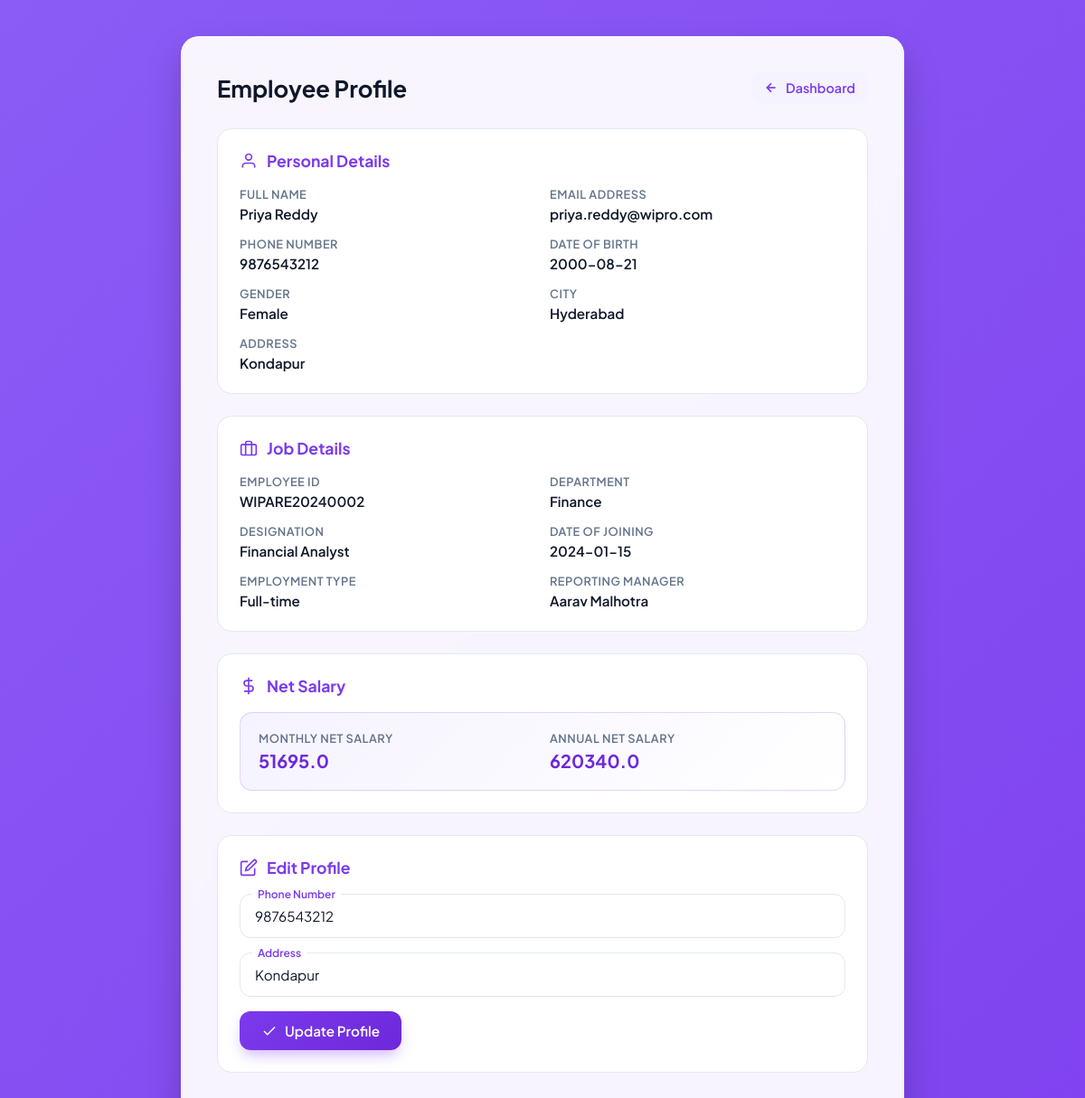
/profile/WIPARE20240002, run on the app's committed database.
### app.py (models this page shows)
class User(db.Model):
    id = db.Column(db.Integer, primary_key=True)
    company_name = db.Column(db.String(100), nullable=False)
    employee_id = db.Column(db.String(50), nullable=False, unique=True)
    name = db.Column(db.String(100), nullable=False)
    email = db.Column(db.String(120), nullable=False, unique=True)
    phone = db.Column(db.String(20), nullable=False)
    role = db.Column(db.String(20), nullable=False)  # employee / hr
    password = db.Column(db.String(255), nullable=False)

class EmployeeProfile(db.Model):
    id = db.Column(db.Integer, primary_key=True)
    user_id = db.Column(
        db.Integer,
        db.ForeignKey("user.id"),
        nullable=False,
        unique=True
    )
    date_of_birth = db.Column(db.Date)
    gender = db.Column(db.String(20))
    address = db.Column(db.String(255))
    city = db.Column(db.String(100))
    department = db.Column(db.String(100))
    designation = db.Column(db.String(100))
    date_of_joining = db.Column(db.Date)
    employment_type = db.Column(db.String(50))
    reporting_manager = db.Column(db.String(100))
    profile_picture = db.Column(db.String(255))

class Salary(db.Model):
    id = db.Column(db.Integer, primary_key=True)
    user_id = db.Column(
        db.Integer,
        db.ForeignKey("user.id"),
        nullable=False,
        unique=True
    )
    cost_to_company_annual = db.Column(db.Float)
    cost_to_company_monthly = db.Column(db.Float)
    basic_annual = db.Column(db.Float)
    basic_monthly = db.Column(db.Float)
    hra_annual = db.Column(db.Float)
    hra_monthly = db.Column(db.Float)
    medical_annual = db.Column(db.Float)
    medical_monthly = db.Column(db.Float)
    special_allowance_annual = db.Column(db.Float)
    special_allowance_monthly = db.Column(db.Float)
    telephone_annual = db.Column(db.Float)
    telephone_monthly = db.Column(db.Float)
    conveyance_annual = db.Column(db.Float)
    conveyance_monthly = db.Column(db.Float)
    ex_gratia_annual = db.Column(db.Float)
    ex_gratia_monthly = db.Column(db.Float)
    pf_employer_annual = db.Column(db.Float)
    pf_employer_monthly = db.Column(db.Float)
    total_annual = db.Column(db.Float)
    total_monthly = db.Column(db.Float)
    pf_employee_annual = db.Column(db.Float)
    pf_employee_monthly = db.Column(db.Float)
    esi_annual = db.Column(db.Float)
    esi_monthly = db.Column(db.Float)
    labor_welfare_annual = db.Column(db.Float)
    labor_welfare_monthly = db.Column(db.Float)
    net_salary_annual = db.Column(db.Float)
    net_salary_monthly = db.Column(db.Float)
    user = db.relationship("User", backref="salary")

### app.py (the view)
@app.route("/profile/<emp_id>")
def profile(emp_id):
    user=User.query.filter_by(employee_id=emp_id).first()
    user_id = user.id
    emp_profile=EmployeeProfile.query.filter_by(user_id=user_id).first()
    salary=Salary.query.filter_by(user_id=user_id).first()
    return render_template("profile.html",emp_profile=emp_profile,user=user,salary=salary)

### templates/profile.html (shortened to what this page needs)
<!DOCTYPE html>
<html lang="en">
<head>
</head>
<body>
    <div class="container">
        <div class="top-bar">
            <h1 class="page-title">Employee Profile</h1>
            <a href="/user/{{ user.employee_id }}" class="back-link">
                <svg viewBox="0 0 24 24" fill="none" stroke="currentColor">
                    <line x1="19" y1="12" x2="5" y2="12"></line>
                    <polyline points="12 19 5 12 12 5"></polyline>
                </svg>
                Dashboard
            </a>
        </div>
        <div class="section-card">
            <div class="section-title">
                <svg viewBox="0 0 24 24" fill="none" stroke="currentColor">
                    <path d="M20 21v-2a4 4 0 0 0-4-4H8a4 4 0 0 0-4 4v2"></path>
                    <circle cx="12" cy="7" r="4"></circle>
                </svg>
                Personal Details
            </div>
            <div class="info-grid">
                <div class="info-item">
                    <span class="info-label">Full Name</span>
                    <span class="info-value">{{ user.name }}</span>
                </div>
                <div class="info-item">
                    <span class="info-label">Email Address</span>
                    <span class="info-value">{{ user.email }}</span>
                </div>
                <div class="info-item">
                    <span class="info-label">Phone Number</span>
                    <span class="info-value">{{ user.phone }}</span>
                </div>
                <div class="info-item">
                    <span class="info-label">Date of Birth</span>
                    <span class="info-value">{{ emp_profile.date_of_birth }}</span>
                </div>
                <div class="info-item">
                    <span class="info-label">Gender</span>
                    <span class="info-value">{{ emp_profile.gender }}</span>
                </div>
                <div class="info-item">
                    <span class="info-label">City</span>
                    <span class="info-value">{{ emp_profile.city }}</span>
                </div>
                <div class="info-item full-width">
                    <span class="info-label">Address</span>
                    <span class="info-value">{{ emp_profile.address }}</span>
                </div>
            </div>
        </div>
        <div class="section-card">
            <div class="section-title">
                <svg viewBox="0 0 24 24" fill="none" stroke="currentColor">
                    <rect x="2" y="7" width="20" height="14" rx="2" ry="2"></rect>
                    <path d="M16 21V5a2 2 0 0 0-2-2h-4a2 2 0 0 0-2 2v16"></path>
                </svg>
                Job Details
            </div>
            <div class="info-grid">
                <div class="info-item">
                    <span class="info-label">Employee ID</span>
                    <span class="info-value">{{ user.employee_id }}</span>
                </div>
                <div class="info-item">
                    <span class="info-label">Department</span>
                    <span class="info-value">{{ emp_profile.department }}</span>
                </div>
                <div class="info-item">
                    <span class="info-label">Designation</span>
                    <span class="info-value">{{ emp_profile.designation }}</span>
                </div>
                <div class="info-item">
                    <span class="info-label">Date of Joining</span>
                    <span class="info-value">{{ emp_profile.date_of_joining }}</span>
                </div>
                <div class="info-item">
                    <span class="info-label">Employment Type</span>
                    <span class="info-value">{{ emp_profile.employment_type }}</span>
                </div>
                <div class="info-item">
                    <span class="info-label">Reporting Manager</span>
                    <span class="info-value">{{ emp_profile.reporting_manager }}</span>
                </div>
            </div>
        </div>
        <div class="section-card">
            <div class="section-title">
                <svg viewBox="0 0 24 24" fill="none" stroke="currentColor">
                    <line x1="12" y1="1" x2="12" y2="23"></line>
                    <path d="M17 5H9.5a3.5 3.5 0 0 0 0 7h5a3.5 3.5 0 0 1 0 7H6"></path>
                </svg>
                Net Salary
            </div>
            <div class="salary-box">
                <div class="info-item">
                    <span class="info-label">Monthly Net Salary</span>
                    <span class="salary-amount">{{ salary.net_salary_monthly }}</span>
                </div>
                <div class="info-item">
                    <span class="info-label">Annual Net Salary</span>
                    <span class="salary-amount">{{ salary.net_salary_annual }}</span>
                </div>
            </div>
        </div>
        <div class="section-card">
            <div class="section-title">
                <svg viewBox="0 0 24 24" fill="none" stroke="currentColor">
                    <path d="M11 4H4a2 2 0 0 0-2 2v14a2 2 0 0 0 2 2h14a2 2 0 0 0 2-2v-7"></path>
                    <path d="M18.5 2.5a2.121 2.121 0 0 1 3 3L12 15l-4 1 1-4 9.5-9.5z"></path>
                </svg>
                Edit Profile
            </div>
            <form method="POST" action="/profile/edit/{{ user.employee_id }}" enctype="multipart/form-data">
                <div class="form-grid">
                    <div class="form-group full-width">
                        <input type="text" id="phone" name="phone" class="input-control" value="{{ user.phone }}" required>
                        <label for="phone">Phone Number</label>
                    </div>
                    <div class="form-group full-width">
                        <input type="text" id="address" name="address" class="input-control" value="{{ emp_profile.address }}" required>
                        <label for="address">Address</label>
                    </div>
                </div>
                <button type="submit" class="btn-submit">
                    <svg viewBox="0 0 24 24" width="18" height="18" fill="none" stroke="currentColor" stroke-width="2">
                        <polyline points="20 6 9 17 4 12"></polyline>
                    </svg>
                    Update Profile
                </button>
            </form>
        </div>
    </div>
</body>
</html>

### templates/profile.html (style rules this page uses)
:root { --primary: #7c3aed; --primary-hover: #6d28d9; --primary-light: #f5f3ff; --accent: #c084fc; --bg-gradient: linear-gradient(-45deg, #4c1d95, #6d28d9, #7c3aed, #8b5cf6); --card-bg: rgba(255, 255, 255, 0.94); --text-dark: #0f172a; --text-muted: #64748b; --border: #e2e8f0; --border-active: #7c3aed; --radius: 20px; --transition: all 0.3s cubic-bezier(0.4, 0, 0.2, 1); }
* { box-sizing: border-box; margin: 0; padding: 0; font-family: 'Plus Jakarta Sans', sans-serif; }
body { background: var(--bg-gradient); background-size: 400% 400%; animation: gradientBG 15s ease infinite; color: var(--text-dark); display: flex; justify-content: center; align-items: center; min-height: 100vh; padding: 40px 15px; }
.container { background: var(--card-bg); backdrop-filter: blur(20px); -webkit-backdrop-filter: blur(20px); padding: 40px; border-radius: var(--radius); box-shadow: 0 20px 40px rgba(0, 0, 0, 0.2), 0 0 0 1px rgba(255, 255, 255, 0.4) inset; width: 100%; max-width: 800px; animation: slideUp 0.6s cubic-bezier(0.16, 1, 0.3, 1) forwards; }
.top-bar { display: flex; justify-content: space-between; align-items: center; margin-bottom: 28px; }
.back-link { display: inline-flex; align-items: center; gap: 8px; color: var(--primary); text-decoration: none; font-weight: 600; font-size: 0.9rem; padding: 8px 14px; border-radius: 10px; background: var(--primary-light); transition: var(--transition); }
.back-link svg { width: 16px; height: 16px; stroke-width: 2.5; }
.page-title { font-size: 1.6rem; font-weight: 700; color: var(--text-dark); }
.section-card { background: #ffffff; border: 1.5px solid var(--border); border-radius: 16px; padding: 24px; margin-bottom: 24px; transition: var(--transition); }
.section-title { font-size: 1.1rem; font-weight: 700; color: var(--primary); margin-bottom: 18px; display: flex; align-items: center; gap: 10px; }
.section-title svg { width: 20px; height: 20px; stroke-width: 2; }
.info-grid { display: grid; grid-template-columns: repeat(2, 1fr); gap: 16px; }
.info-item { display: flex; flex-direction: column; gap: 4px; }
.info-label { font-size: 0.8rem; font-weight: 600; color: var(--text-muted); text-transform: uppercase; letter-spacing: 0.5px; }
.info-value { font-size: 0.95rem; font-weight: 600; color: var(--text-dark); }
.salary-box { background: linear-gradient(135deg, var(--primary-light), #ffffff); border: 1.5px solid rgba(124, 58, 237, 0.2); display: grid; grid-template-columns: repeat(2, 1fr); gap: 16px; padding: 20px; border-radius: 14px; }
.salary-amount { font-size: 1.25rem; font-weight: 700; color: var(--primary-hover); }
.form-grid { display: grid; grid-template-columns: repeat(2, 1fr); gap: 16px; }
.form-group { position: relative; text-align: left; }
.full-width { grid-column: span 2; }
.input-control { width: 100%; padding: 14px 16px; border: 1.5px solid var(--border); border-radius: 12px; font-size: 0.95rem; outline: none; transition: var(--transition); background: #ffffff; color: var(--text-dark); }
.form-group label { position: absolute; left: 14px; top: 0; transform: translateY(-50%); background: white; padding: 0 6px; color: var(--primary); font-size: 0.75rem; font-weight: 600; border-radius: 4px; }
.btn-submit { padding: 12px 24px; background: linear-gradient(135deg, var(--primary), var(--primary-hover)); color: white; border: none; border-radius: 12px; font-size: 0.95rem; font-weight: 600; cursor: pointer; transition: var(--transition); box-shadow: 0 8px 16px -4px rgba(124, 58, 237, 0.4); margin-top: 16px; display: inline-flex; align-items: center; gap: 8px; }

### data on the page
User: name "Priya Reddy", email "priya.reddy@wipro.com", phone "9876543212", employee_id "WIPARE20240002"
EmployeeProfile: date_of_birth "2000-08-21", gender "Female", city "Hyderabad", address "Kondapur", department "Finance", designation "Financial Analyst", date_of_joining "2024-01-15", employment_type "Full-time", reporting_manager "Aarav Malhotra"
Salary: net_salary_monthly "51695.0", net_salary_annual "620340.0"
